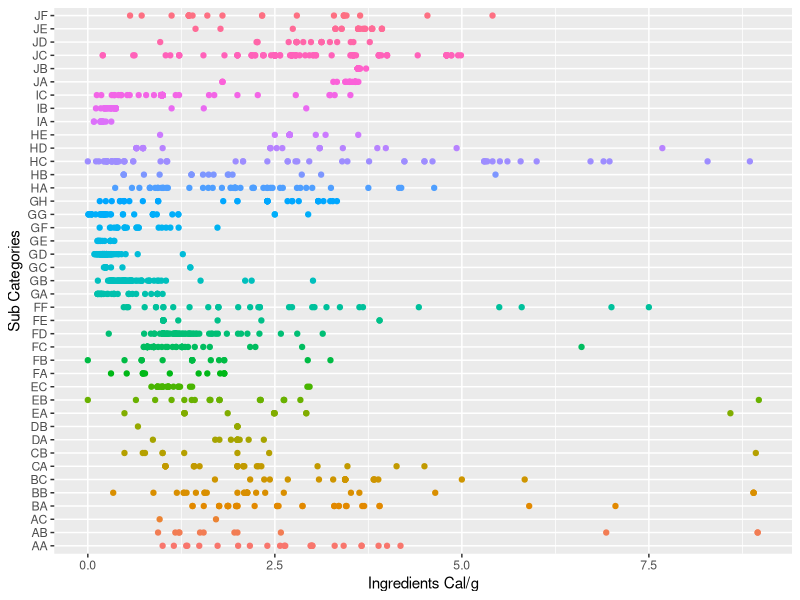

Source code (R):
## ---- chunk 1
library(dplyr)
library(ggplot2)
## ---- chunk 2
calall= read.csv("ingre_cal.csv",sep=",", header =F)
str(calall)
## ---- chunk 3
#filter掉沒有熱量
calF= filter(calall, V2 != '') 
#用regex切出小類別代號
calF[,1] = sub("([[:digit:]]+)", "", calF[,1])
#排序小類別
CalO= calF[order(calF[,1]),]
#filter掉調味料KA, 其他類LA
Cal1= filter(CalO, V1 != 'LA')
Cal1= filter(Cal1, V1 != 'KA')
head(Cal1)
## ---- chunk 4
Cal1$V2 = as.numeric(as.character(Cal1$V2))
qplot(Cal1$V2, Cal1$V1, xlab = 'Ingredients Cal/g', ylab= 'Sub Categories', colour=Cal1$V1)+theme(legend.position="none")
